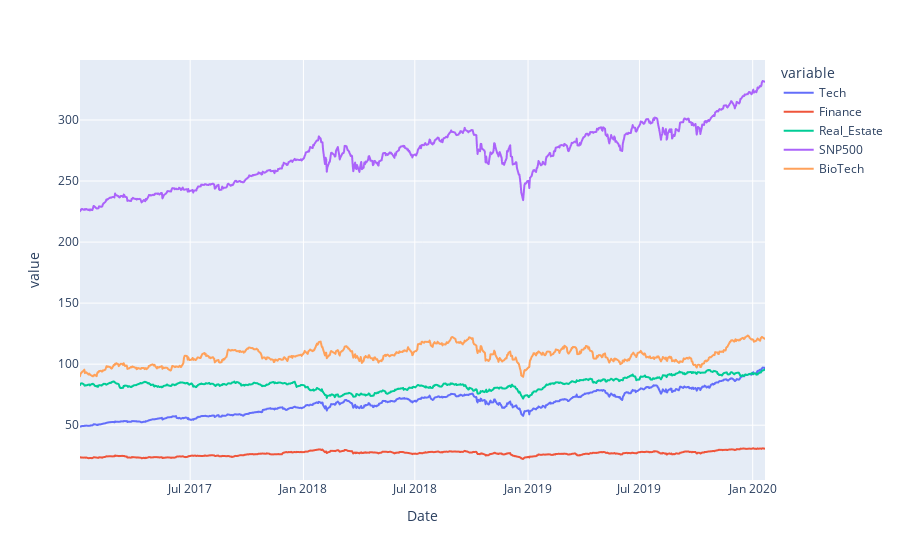

Source (notebook cell):
### Code cell
test = px.line(pre_covid_concat)
test

### Figure 1 — Plotly figure (JSON) as saved in the notebook; plotly's stock layout.template omitted (floating-point values rounded to 4 significant figures; data arrays with more than 128 entries replaced by an {"elided": "..."} marker saying what was removed)
{"data": [{"hovertemplate": "variable=Tech<br>Date=%{x}<br>value=%{y}<extra></extra>", "legendgroup": "Tech", "line": {"color": "#636efa", "dash": "solid"}, "mode": "lines", "name": "Tech", "showlegend": true, "type": "scattergl", "x": {"elided": "767 str values"}, "xaxis": "x", "y": {"elided": "767 float values"}, "yaxis": "y"}, {"hovertemplate": "variable=Finance<br>Date=%{x}<br>value=%{y}<extra></extra>", "legendgroup": "Finance", "line": {"color": "#EF553B", "dash": "solid"}, "mode": "lines", "name": "Finance", "showlegend": true, "type": "scattergl", "x": {"elided": "767 str values"}, "xaxis": "x", "y": {"elided": "767 float values"}, "yaxis": "y"}, {"hovertemplate": "variable=Real_Estate<br>Date=%{x}<br>value=%{y}<extra></extra>", "legendgroup": "Real_Estate", "line": {"color": "#00cc96", "dash": "solid"}, "mode": "lines", "name": "Real_Estate", "showlegend": true, "type": "scattergl", "x": {"elided": "767 str values"}, "xaxis": "x", "y": {"elided": "767 float values"}, "yaxis": "y"}, {"hovertemplate": "variable=SNP500<br>Date=%{x}<br>value=%{y}<extra></extra>", "legendgroup": "SNP500", "line": {"color": "#ab63fa", "dash": "solid"}, "mode": "lines", "name": "SNP500", "showlegend": true, "type": "scattergl", "x": {"elided": "767 str values"}, "xaxis": "x", "y": {"elided": "767 float values"}, "yaxis": "y"}, {"hovertemplate": "variable=BioTech<br>Date=%{x}<br>value=%{y}<extra></extra>", "legendgroup": "BioTech", "line": {"color": "#FFA15A", "dash": "solid"}, "mode": "lines", "name": "BioTech", "showlegend": true, "type": "scattergl", "x": {"elided": "767 str values"}, "xaxis": "x", "y": {"elided": "767 float values"}, "yaxis": "y"}], "layout": {"autosize": true, "legend": {"title": {"text": "variable"}, "tracegroupgap": 0}, "margin": {"t": 60}, "xaxis": {"anchor": "y", "autorange": true, "domain": [0, 1], "range": ["2017-01-03", "2020-01-21"], "title": {"text": "Date"}, "type": "date"}, "yaxis": {"anchor": "x", "autorange": true, "domain": [0, 1], "range": [5.108, 349.2], "title": {"text": "value"}, "type": "linear"}}}
